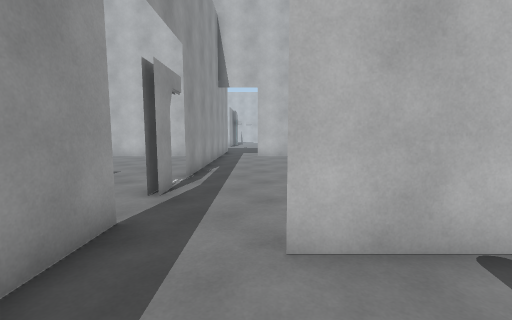
[1] (above)

24 first-person views from a walk through a 3-D level made in the Unity game engine. The camera is 1.4 m above the floor, tilts 6° down and sees 90° across. The floor is counted in squares, 1 m on a side. Each view is taken from the middle of a square. On the plan, view 1 faces up. The plan holds only what a view shows up to about 13 squares ahead; the rest is blank. The place goes on beyond the plan. Some surface patterns are stand-ins.

[2]
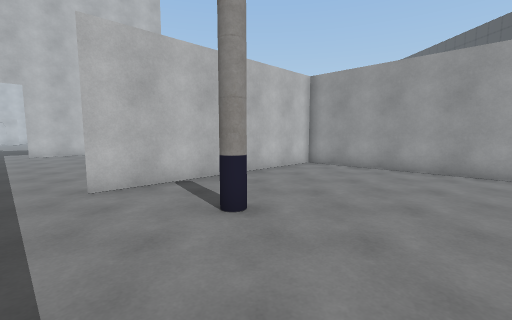

[3]
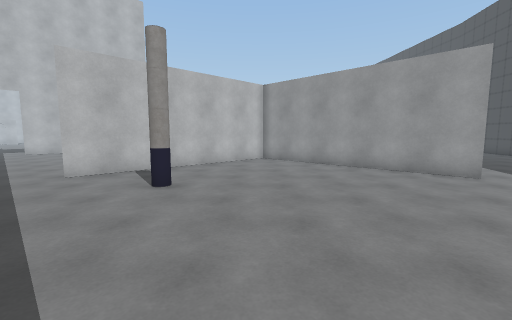

[4]
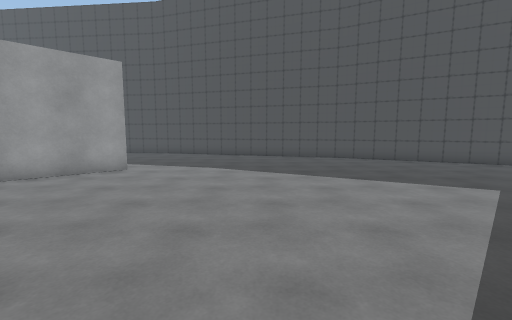

[5]
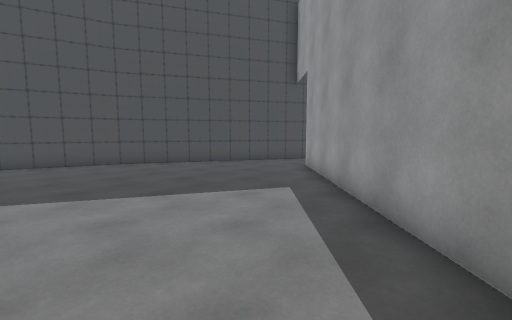

[6]
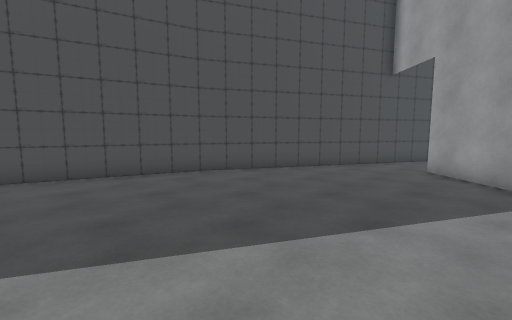

[7]
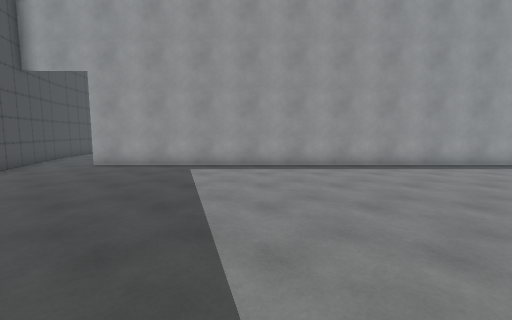

[8]
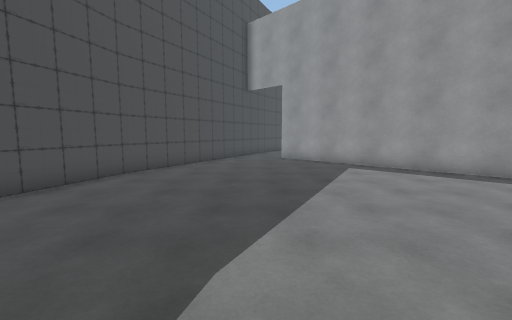

[9]
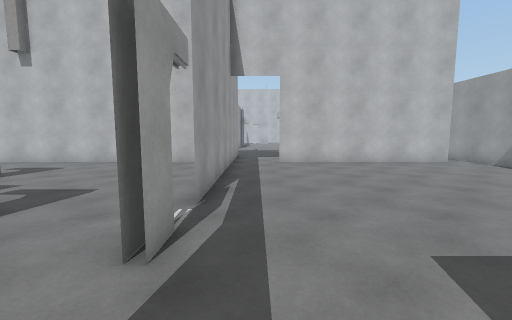

[10]
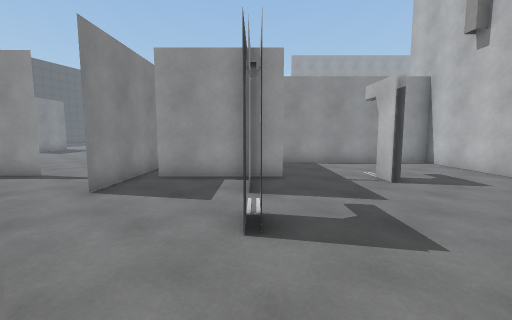

[11]
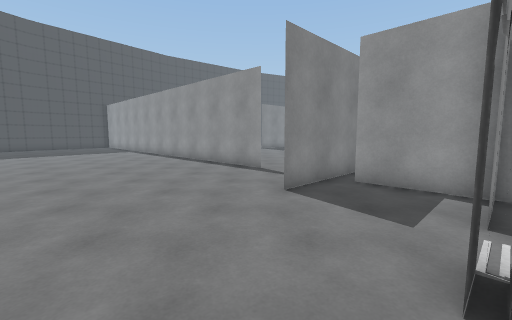

[12]
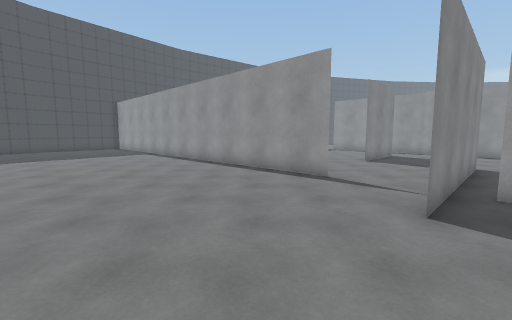

[13]
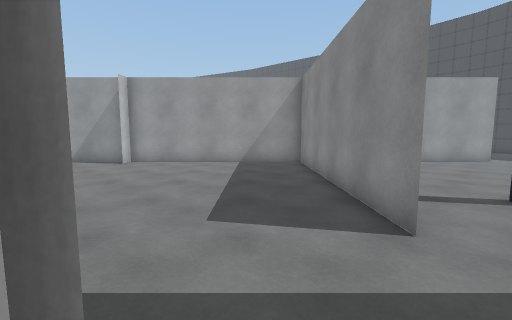

[14]
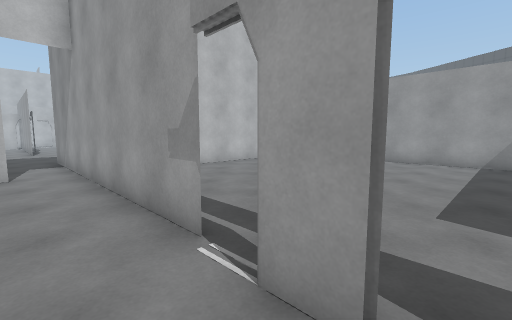

[15]
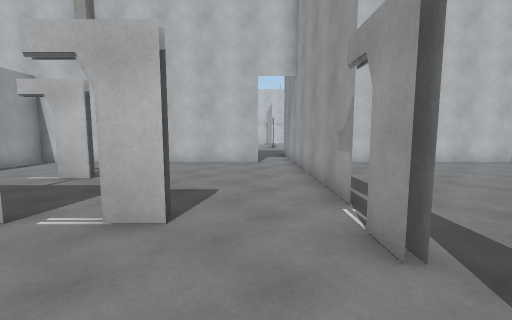

[16]
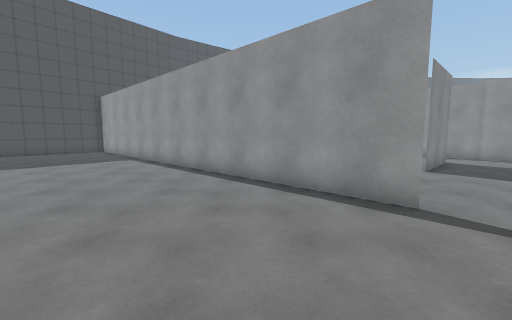

[17]
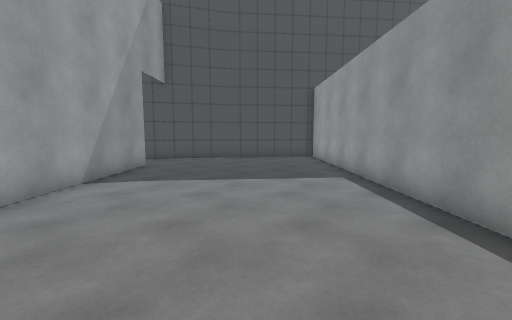

[18]
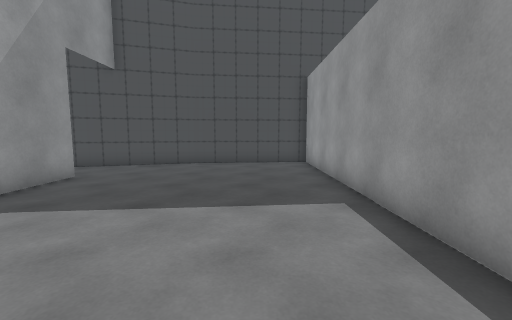

[19]
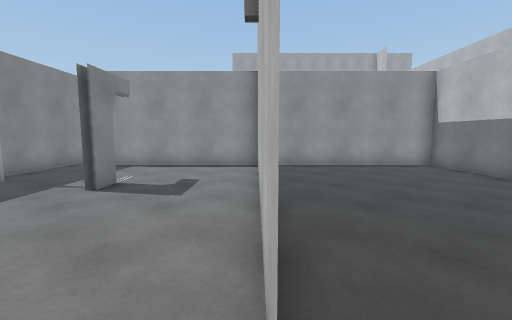

[20]
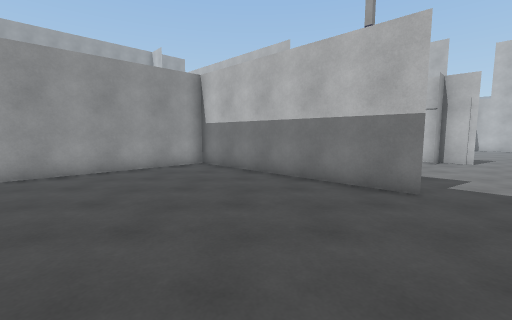

[21]
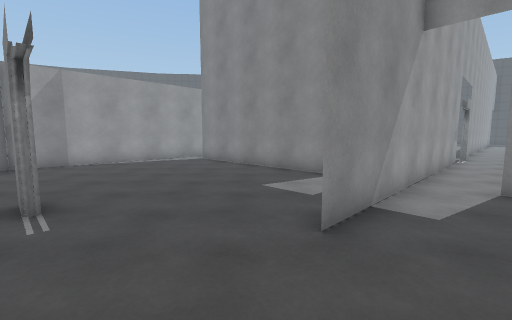

[22]
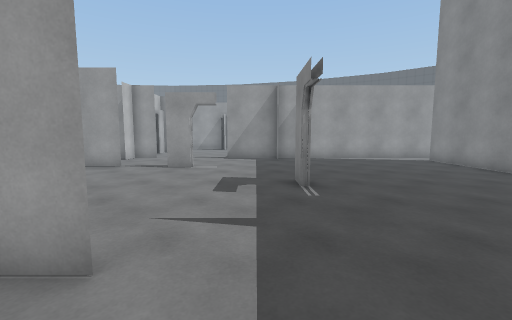

[23]
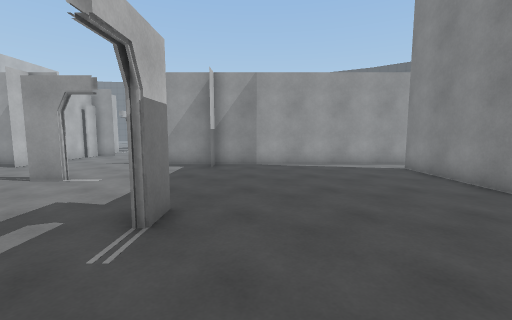

[24]
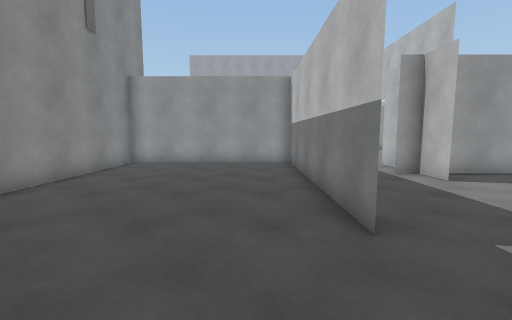

### Floor plan
Points are (right, up) in squares from view 1. A wall is a line through its corners. A room is listed if a view was taken in it or the views show most of it. See-through windows are left out.
Room 1 (views 1, 2, 3, 4, 5, 6, 7, 8)
walls: (9.4, -6.5) (9.4, 3); (5.9, -16.5) (9.5, -14.5); (9.5, 2.8) (0.2, 2.8); (-2.2, 2.4) (-2.2, -16.2); (-1.4, -18.7) (6, -16.4)
ways out: opening at (-2, -17.5) to room 2; opening at (-0.5, 3) to room 2
Room 2 (views 9, 10, 11, 12, 13, 14, 15, 16, 17, 18)
walls: (-10.4, -0.1) (-10.4, -20.4) (-5.2, -19.8); (-10.1, 3.1) (-7.9, 3.1); (-2.2, 3.9) (-2.2, 2.4); (0.2, 2.8) (9.4, 2.8); (-2.2, 5.5) (-2.2, 6.6) (-2.2, 5.5); (-6.5, 6.8) (-5.4, 6.8) (-6.5, 6.8); (-2.4, 6.2) (-2.4, 5.5) (-2.4, 6.6); (-5.4, 7.1) (-6.1, 7.1); (-10.2, 7.9) (-10.2, 3.8); (-16.5, -1.2) (-15.9, -1.2); (-15.1, 6.8) (-7.9, 6.8); (-9.6, 10.8) (-9.1, 10.8) (-10.2, 10.8); (-10.1, 11.1) (-9.1, 11.1) (-9.6, 11.1); (-2.2, -16.2) (-2.2, -9.6); (9.4, 3) (9.4, 15); (-2.2, 14.6) (-2.2, 7.8) (-2.2, 14.5); (-3.9, 15.1) (-14.2, 15.1); (-14.2, 14.9) (-14.2, 8.2); (-5.4, -19.9) (-1.4, -18.7); (8.1, 15.1) (0.1, 15.1)
ways out: opening at (-2, -17.5) to room 1; opening at (-0.5, 3) to room 1; opening at (-3, 15) to room 3; opening at (-0.5, 15) to room 3; gap at (8, 15) to room 3; gap at (-16, 3); gap at (-14, 8); gap at (-10, 4)
Room 3 (views 19, 20, 21, 22, 23, 24)
walls: (-5.4, 22.6) (-14.2, 22.6) (-14.2, 14.9); (-2.6, 25.5) (-2.6, 26.5); (1.5, 22.8) (2.6, 22.8); (2.6, 22.6) (1.5, 22.6); (-2.2, 15.8) (-2.2, 14.6); (0.5, 15.1) (8.1, 15.1); (-2.2, 14.5) (-2.2, 19.9); (5.4, 26.5) (5.4, 27.6); (-9.4, 26.6) (-10.6, 26.6); (-10.9, 28.5) (-10.9, 25.8); (9.4, 15) (9.4, 25); (-14.2, 15.1) (-7.8, 15.1)
ways out: opening at (-3, 15) to room 2; opening at (-0.5, 15) to room 2; gap at (8, 15) to room 2; opening at (-10.5, 24.5)

Positions as (right, up) in squares from view 1, and headings:
1: (0, 0), facing up
2: (-1, -4), facing up-right
3: (-1, -7), facing up-right
4: (-1, -3), facing down-right
5: (0, -5), facing down
6: (4, -7), facing down
7: (9, -9), facing left
8: (9, -7), facing down-left
9: (-1, 3), facing up
10: (-2, 7), facing left
11: (-3, 7), facing down-left
12: (-3, 4), facing down-left
13: (-3, 5), facing right
14: (-4, 5), facing up-right
15: (-4, 3), facing up
16: (-5, 1), facing down-left
17: (-7, -5), facing down
18: (-8, -8), facing down
19: (-3, 15), facing left
20: (-4, 16), facing up-left
21: (-4, 23), facing down-right
22: (-5, 24), facing right
23: (-2, 21), facing right
24: (-2, 21), facing left
